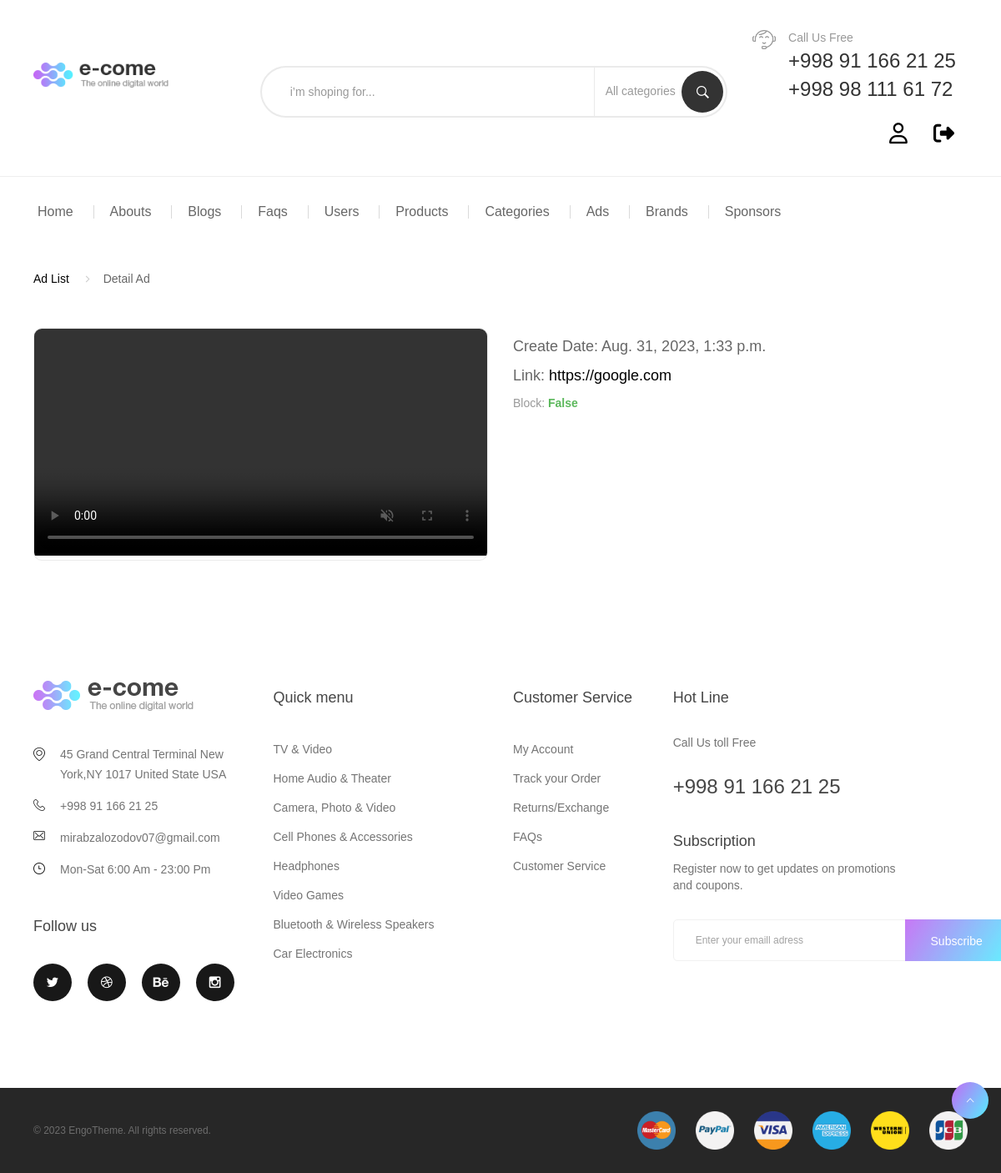
The page /ad/detail/1/ (signed in) on the database its author committed.
### ad/models.py (models this page shows, shortened)
class AdModel (models.Model):
    link = models.URLField(name='link', max_length=100)
    image = models.FileField(name='image', upload_to='ad/')
    block = models.BooleanField(name='block', default=False)
    created_at = models.DateTimeField(name='created_at', auto_now_add=True)

### ad/views.py (the view)
# urls.py: path('detail/<int:pk>/', AdDetailView.as_view(), name='ad_detail'),
class AdDetailView (DetailView):
    model = AdModel
    context_object_name = 'ad'
    template_name = 'admin/ads/admin_ad_detail.html'
    def dispatch(self, request: HttpRequest, *args: Any, **kwargs: Any) -> HttpResponse:
        if request.user.is_superuser:
            return super().dispatch(request, *args, **kwargs)
        return redirect('/404/')

### config/context-processors.py (called while the page is built)
def context (request):
    product_images = ProductImageModel.objects.filter(block=False)
    basket = BasketModel.objects.filter(is_delete=False).order_by('-created_at')
    all_categories = CategoryModel.objects.filter(block=False).order_by('-created_at')
    total_count = 0
    total_price = 0
    for i in basket:
        total_count = total_count + i.count
        total_price = total_price + i.price
    return {
        'basket': basket,
        'total_count': total_count,
        'total_price': total_price,
        'product_images': product_images,
        'all_categories': all_categories,
        'nav_categories': all_categories[:10],
    }

### templates/admin/ads/admin_ad_detail.html
{% extends 'admin/base.html' %}
{% load static %}
{% block content %}
<div class="container container-240">
    <div class="single-product-detail product-bundle product-aff">
        <ul class="breadcrumb">
            <li><a href="{% url 'ad_list' %}">Ad List</a></li>
            <li class="active">Detail Ad</li>
        </ul>
        <div class="row">
            <div class="col-xs-12 col-sm-6 col-md-6">
                <div class="flex product-img-slide">
                    <div class="product-images">
                        <div class="main-img js-product-slider">
                            {% if ad.image.url|slice:"-3:" != "mp4" %}
                            <img src="{{ ad.image.url }}" alt="photo" class="img-reponsive">
                            {% else %}
                            <video controls muted class="img-reponsive">
                                <source src="{{ ad.image.url }}" />
                            </video>
                            {% endif %}
                        </div>
                    </div>
                </div>
            </div>
            <div class="col-xs-12 col-sm-6 col-md-6">
                <div class="single-flex">
                    <div class="single-product-info product-info product-grid-v2 s-50">
                        <div class="product-price">Create Date:
                            <span style="font-size: 18px;">{{ad.created_at}}</span>
                        </div>
                        <div class="product-price">Link:
                            <span style="font-size: 18px;">
                                <a href="{{ad.link}}" target="_blank">{{ad.link}}</a>
                            </span>
                        </div>
                        <div class="availability">
                            <p class="product-inventory"> <label>Block: </label><span> {{ad.block}}</span></p>
                        </div>
                    </div>
                </div>
            </div>
        </div>
    </div>
</div>
{% endblock %}

### rows shown on the page
AdModel: created_at "Aug. 31, 2023, 1:33 p.m.", link "https://google.com", block "False"
